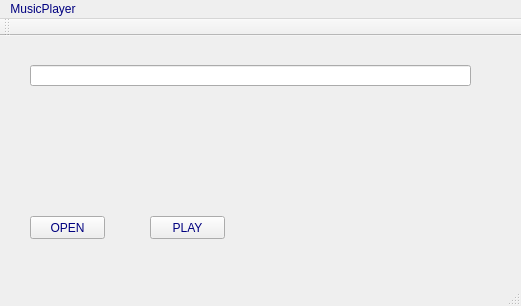
<?xml version="1.0" encoding="UTF-8"?>
<ui version="4.0">
 <class>MainWindow</class>
 <widget class="QMainWindow" name="MainWindow">
  <property name="geometry">
   <rect>
    <x>0</x>
    <y>0</y>
    <width>521</width>
    <height>306</height>
   </rect>
  </property>
  <property name="windowTitle">
   <string>MainWindow</string>
  </property>
  <property name="styleSheet">
   <string notr="true">color: rgb(0, 0, 127);</string>
  </property>
  <widget class="QWidget" name="centralWidget">
   <widget class="QPushButton" name="OPEN">
    <property name="geometry">
     <rect>
      <x>30</x>
      <y>180</y>
      <width>75</width>
      <height>23</height>
     </rect>
    </property>
    <property name="text">
     <string>OPEN</string>
    </property>
   </widget>
   <widget class="QPushButton" name="PLAY">
    <property name="geometry">
     <rect>
      <x>150</x>
      <y>180</y>
      <width>75</width>
      <height>23</height>
     </rect>
    </property>
    <property name="text">
     <string>PLAY</string>
    </property>
   </widget>
   <widget class="QLineEdit" name="lineEdit">
    <property name="geometry">
     <rect>
      <x>30</x>
      <y>29</y>
      <width>441</width>
      <height>21</height>
     </rect>
    </property>
   </widget>
  </widget>
  <widget class="QToolBar" name="mainToolBar">
   <attribute name="toolBarArea">
    <enum>TopToolBarArea</enum>
   </attribute>
   <attribute name="toolBarBreak">
    <bool>false</bool>
   </attribute>
  </widget>
  <widget class="QStatusBar" name="statusBar"/>
  <widget class="QMenuBar" name="menuBar">
   <property name="geometry">
    <rect>
     <x>0</x>
     <y>0</y>
     <width>521</width>
     <height>21</height>
    </rect>
   </property>
   <widget class="QMenu" name="menuMusicPlayer">
    <property name="title">
     <string>MusicPlayer</string>
    </property>
   </widget>
   <addaction name="menuMusicPlayer"/>
  </widget>
 </widget>
 <layoutdefault spacing="6" margin="11"/>
 <resources/>
 <connections/>
</ui>
